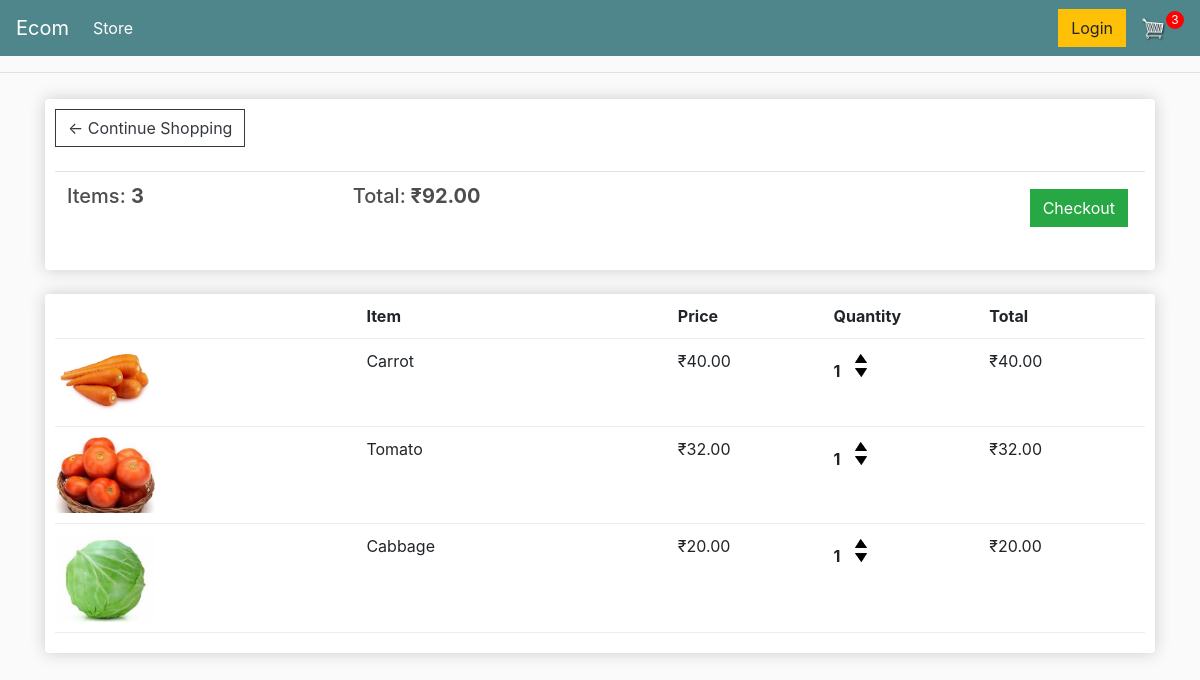
The app's page /cart/ (signed in), older data.
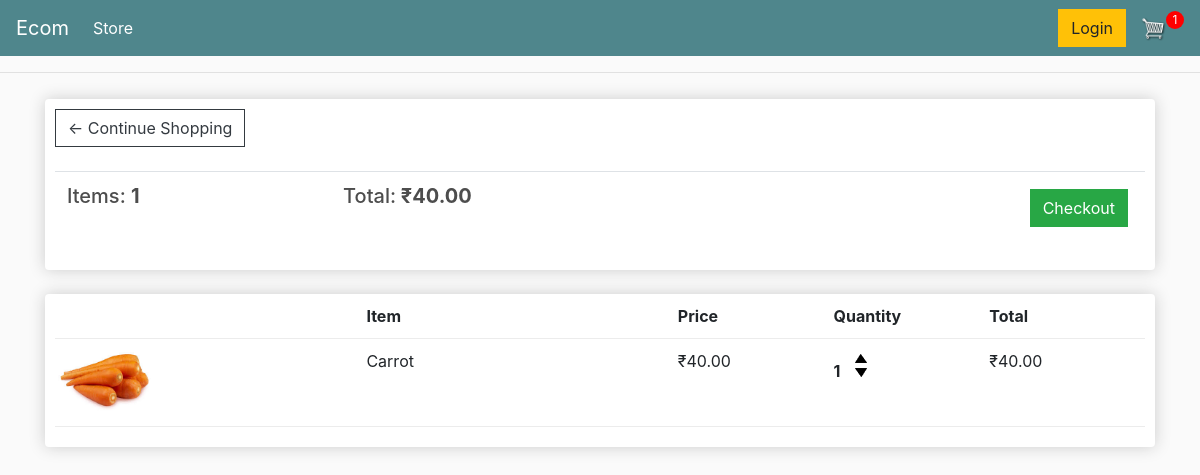
The same page, newer data.
### store/models.py (models this page shows, shortened)
class Order(models.Model):
    customer = models.ForeignKey(Customer, on_delete=models.SET_NULL, blank=True, null=True)
    date_orderd = models.DateTimeField(auto_now_add=True)
    complete = models.BooleanField(default=False, null=True, blank=False)
    transaction_id = models.CharField(max_length=200, null=True)
    @property
    def get_cart_total(self):
        orderitems = self.orderitem_set.all()
        total = sum([item.get_total for item in orderitems])
        return total
    @property
    def get_cart_items(self):
        orderitems = self.orderitem_set.all()
        total = sum([item.quantity for item in orderitems])
        return total

class OrderItem(models.Model):
    product = models.ForeignKey(Product, on_delete=models.SET_NULL, null=True)
    order = models.ForeignKey(Order, on_delete=models.SET_NULL, null=True)
    quantity = models.IntegerField(default=0, null=True, blank=True)
    date_added = models.DateTimeField(auto_now_add=True)
    @property
    def get_total(self):
        total = self.product.price * self.quantity
        return total

class Product(models.Model):
    name = models.CharField(max_length=200, null=True)
    price = models.DecimalField(max_digits=7, decimal_places=2)
    digital = models.BooleanField(default=False, null=True, blank=False)
    image = models.ImageField(null=True, blank=True)
    @property
    def imageURL(self):
        try:
            url = self.image.url
        except:
            url = ''
        return url

### store/views.py (the view, shortened to what this page needs)
# urls.py: path('cart/', views.cart, name="cart"),
def cart(request):
    if request.user.is_authenticated:
        customer = request.user.customer
        order, created = Order.objects.get_or_create(customer=customer, complete=False)
        items = order.orderitem_set.all()
        cartItems = order.get_cart_items
    context = {'items':items, 'order':order, 'cartItems':cartItems}
    return render(request, 'store/cart.html', context)

### store/templates/store/cart.html
{% extends 'store/main.html' %}
{% load static %}
{% block content %}
	<div class="row">
		<div class="col-lg-12">
			<div class="box-element">
				<a  class="btn btn-outline-dark" href="{% url 'store' %}">&#x2190; Continue Shopping</a>
				<br>
				<br>
				<table class="table">
					<tr>
						<th><h5>Items: <strong>{{order.get_cart_items}}</strong></h5></th>
						<th><h5>Total:<strong> ₹{{order.get_cart_total|floatformat:2}}</strong></h5></th>
						<th>
							<a  style="float:right; margin:5px;" class="btn btn-success" href="{% url 'checkout' %}">Checkout</a>
						</th>
					</tr>
				</table>
			</div>
			<br>
			<div class="box-element">
				<div class="cart-row">
					<div style="flex:2"></div>
					<div style="flex:2"><strong>Item</strong></div>
					<div style="flex:1"><strong>Price</strong></div>
					<div style="flex:1"><strong>Quantity</strong></div>
					<div style="flex:1"><strong>Total</strong></div>
				</div>
                {% for item in items %}
				<div class="cart-row">
					<div style="flex:2"><img class="row-image" src="{{item.product.imageURL}}"></div>
					<div style="flex:2">{{item.product.name}}</div>
					<div style="flex:1">₹{{item.product.price|floatformat:2}}</div>
					<div style="flex:1">
						<p class="quantity">{{item.quantity}}</p>
						<div class="quantity">
							<img data-product={{item.product.id}} data-action="add" class="chg-quantity update-cart" src="{% static  'images/arrow-up.png' %}">
							<img data-product={{item.product.id}} data-action="remove" class="chg-quantity update-cart" src="{% static  'images/arrow-down.png' %}">
						</div>
					</div>
					<div style="flex:1"><p>₹{{item.get_total}}</p></div>
				</div>
                {% endfor %}
			</div>
		</div>
	</div>
{% endblock content %}

### store/templates/store/main.html (shortened to what this page needs)
<!DOCTYPE html>
{% load static %}
<html lang="en">
<head>
    <link rel="stylesheet" href="https://stackpath.bootstrapcdn.com/bootstrap/4.4.1/css/bootstrap.min.css">
    <link rel="stylesheet" type="text/css" href="{% static 'css/main.css' %}">
</head>
<body>
    <nav class="navbar navbar-expand-lg navbar-dark bg-dark">
        <a class="navbar-brand" href="{% url 'store' %}">Ecom</a>
        <div class="collapse navbar-collapse" id="navbarSupportedContent">
            <ul class="navbar-nav mr-auto">
            <li class="nav-item active">
                <a class="nav-link" href="{% url 'store' %}">Store <span class="sr-only">(current)</span></a>
            </li>
        </ul>
        <div class="form-inline my-2 my-lg-0">
            <a href="#"class="btn btn-warning">Login</a>
            <a href="{% url 'cart' %}">
                <img  id="cart-icon" src="{% static 'images/cart.png' %}">
            </a>
            <p id="cart-total">{{cartItems}}</p>
        </div>
        </div>
    </nav>
    <hr>
    <div class="container">
        {% block content %}
        {% endblock content %}
    </div>
</body>
</html>

### static/css/main.css (style rules this page uses)
body { background-color: hsl(0, 0%, 98%); }
h1,h2,h3,h4,h5,h6 { color:hsl(0, 0%, 30%); }
.box-element { box-shadow:hsl(0, 0%, 80%) 0 0 16px; background-color: #fff; border-radius: 4px; padding: 10px; }
.bg-dark { background-color: #4f868c!important; }
#cart-icon { width:25px; display: inline-block; margin-left: 15px; }
#cart-total { display: block; text-align: center; color:#fff; background-color: red; width: 18px; height: 18px; border-radius: 50%; font-size: 12px; }
.col-lg-4, .col-lg-6, .col-lg-8, .col-lg-12 { margin-top: 10px; }
.btn { border-radius: 0; }
.row-image { width: 100px; }
.cart-row { display: flex; align-items: flex-stretch; padding-bottom: 10px; margin-bottom: 10px; border-bottom: 1px solid #ececec; }
.quantity { display: inline-block; font-weight: 700; padding-right:10px; }
.chg-quantity { width: 12px; cursor: pointer; display: block; margin-top: 5px; transition:.1s; }

Row changes from the older to the newer data that the page shows:
removed OrderItem: product.imageURL (picture), product.name "Tomato", product.price "32.00", quantity "1", get_total "32.00"
removed OrderItem: product.imageURL (picture), product.name "Cabbage", product.price "20.00", quantity "1", get_total "20.00"
computed for Order: get_cart_items "3" → "1"; get_cart_total "92.00" → "40.00"
Text that changed along with them:
{{ cartItems }}: "3" → "1"
